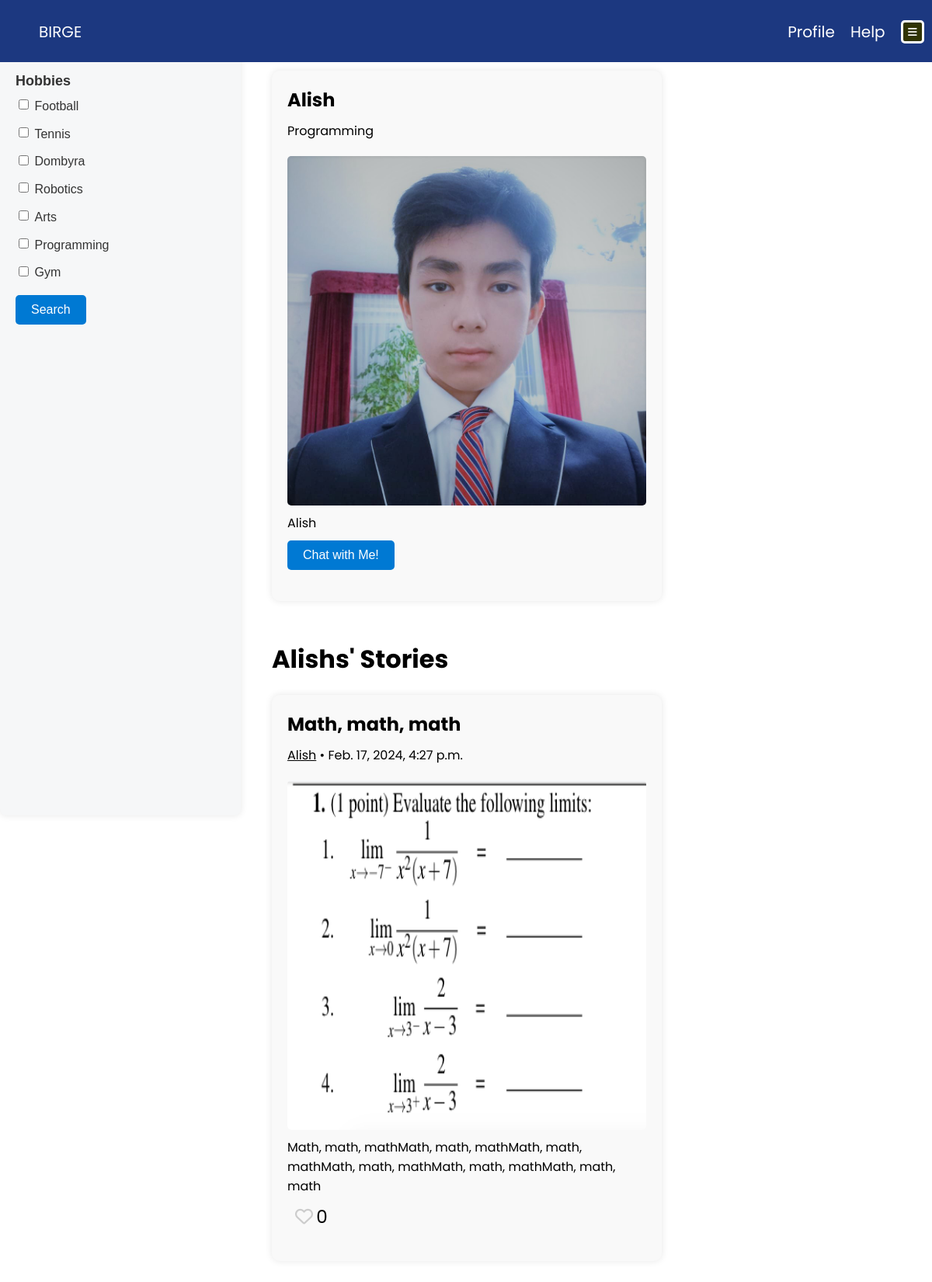
Screenshot of /communities/10/ with the database file from the repository.
### main/models.py (models this page shows, shortened)
class Hobby(models.Model):
    name = models.CharField('name of hobby', max_length=200)
    def __str__(self):
        return self.name

class UserProfile(models.Model):
    user = models.OneToOneField(User, on_delete=models.CASCADE)
    bio = models.TextField(blank=True)
    photo = models.ImageField(upload_to='avatars/', default=None)
    hobby = models.ForeignKey(Hobby, on_delete=models.CASCADE, default=1)

class Stories(models.Model):
    title = models.CharField('title of stories', max_length=200)
    content = models.TextField('text of stories')
    date = models.DateTimeField(auto_now_add=True)
    user = models.ForeignKey(User, on_delete=models.CASCADE)
    hobby = models.ForeignKey(Hobby, on_delete=models.CASCADE)
    likes = models.IntegerField('likes of stories')
    photo = models.ImageField(upload_to='images_stories/', default=None)

### main/views.py (the view)
# urls.py: path('communities/<int:community_id>/', views.community_detail, name='community_detail'),
def community_detail(request, community_id):
    hobbies = Hobby.objects.all()
    community = get_object_or_404(UserProfile, id=community_id)
    stories = Stories.objects.filter(user=community.user)
    selected_hobbies_names = request.GET.getlist('Hobby')
    selected_hobbies_ids = []
    selected_hobbies = []
    if selected_hobbies_names:
        for hobby_name in selected_hobbies_names:
            selected_hobby = get_object_or_404(Hobby, name=hobby_name)
            selected_hobbies_ids.append(selected_hobby.id)
            selected_hobbies.append(selected_hobby)
        communities = UserProfile.objects.filter(hobby__in=selected_hobbies_ids)
        comment = Comment.objects.all()
    else:
        communities = UserProfile.objects.filter(id=community_id)
        comment = Comment.objects.all()
    context = {
        'community': community,
        'communities':communities,
        'hobbies': hobbies,
        'selected_hobbies': selected_hobbies,
        'stories': stories,
        'comment':comment,
        'community_id': community_id  # Pass the community_id
    }
    return render(request, 'main/community_detail.html', context)

### main/templates/main/community_detail.html (shortened to what this page needs)
{% extends 'main/layout.html' %}
{% load static %}
{% block style %}
	<link rel="stylesheet" href="{% static 'css/job-d.css' %}">
{% endblock %}
{% block content %}
		<div class="filters">
			<h1>Filters</h1>
			<form action="{% url 'community_detail' community.id %}" method="GET">
				<div class="filter-group">
					<p class="filter-heading"><b>Hobbies</b></p>
					{% for hobby in hobbies %}
					<div class="filter-option">
						<input type="checkbox" id="{{ hobby.name }}" name="Hobby" value="{{ hobby.name }}">
						<label for="{{ hobby.name }}">
							{{ hobby.name }}
						</label>
					</div>
					{% endfor %}
				</div>
				<input class="search-button" type="submit" value="Search">
			</form>
		</div>
		<div class="lenta">
			<h1>{ community.user.username }</h1>
			<div class="articles-container">
				<a href="" style="text-decoration: none; color: #000;">
				<div class="article1">
					<div class="article1-content">
						<div class="article-info">
							<h2 class="article-title">{{ community.user.username }}</a></h2>
							<div class="author">{{ community.hobby }}</div>
							<div class="article-image">
								<img src="{{ community.photo.url }}" alt="{{ story.title }}" class="article-img">
							</div>
							<p class="article-description">{{ community.bio }}</p>
							<a href="/chat"><button class="search-button">Chat with Me!</button></a>
						</div>
					</div>
				</div>
		<div class="lenta">
			<h1>{{ community.user.username }}s' Stories</h1>
			<div class="articles-container">
				{% for story in stories %}
				<a href="{% url 'story_detail' story.id %}" style="text-decoration: none; color: #000;">
				<div class="article">
					<div class="article-content">
						<div class="article-info">
							<h2 class="article-title">{{ story.title }}</a></h2>
							<div class="author"><a href="{% url 'community_detail' community.id %}" style="text-decoration: underline; color: #000;">{{ story.user }}</a> • {{ story.date}}</div>
							<div class="article-image">
								<img src="{{ story.photo.url }}" alt="{{ story.title }}" class="article-img">
							</div>
							<p class="article-description">{{ story.content }}</p>
							<a href="{% url 'community_detail' community.id %}?like_story={{ story.title }}" class="like-button"><i class="fa fa-heart-o" aria-hidden="true" id="like-icon" style="font-size: 23px;"></i></a> <span class="likes-count" style="font-size: 23px;">{{ story.likes }} </span>
						</div>
					</div>
				{% endfor %}
{% endblock %}

### main/static/css/lay-d.css (style rules this page uses)
body { margin: 0px; }

### main/static/css/job-d.css (style rules this page uses)
body { padding: 0; margin: 0; overflow-x: hidden; }
.filters { background: #fffcf4; width: 270px; padding-left: 50px; font-family: 'Poppins', sans-serif; float: left; position: fixed; }
.lenta { margin-left: 350px; float: left; font-family: 'Poppins', sans-serif; width: 70%; }
img { float: left; margin-top: 20px; }

### main/templates/main/layout.html (style rules this page uses)
body { font-family: Arial, sans-serif; }

### main/templates/main/community_detail.html (style rules this page uses)
.article { margin-bottom: 30px; padding: 20px; background-color: #f9f9f9; border-radius: 10px; box-shadow: 0 0 10px rgba(0, 0, 0, 0.1); width: 55%; }
.article1 { margin-bottom: 30px; padding: 20px; background-color: #f9f9f9; border-radius: 10px; box-shadow: 0 0 10px rgba(0, 0, 0, 0.1); width: 55%; }
.article-content { margin-bottom: 20px; cursor: pointer; }
.article1-content { margin-bottom: 20px; cursor: pointer; }
.article-info { margin-bottom: 15px; }
.author { font-size: 16px; }
.article-title { margin-top: 0; margin-bottom: 10px; }
.article-description { margin-bottom: 10px; }
.article-image { margin-bottom: 10px; }
.article-img { width: 100%; height: 450px; object-fit: fill; border-radius: 5px; margin-bottom: 10px; }
.filters { background-color: #f6f7f8; padding: 20px; border-radius: 8px; box-shadow: 0px 0px 10px 0px rgba(0,0,0,0.1); font-family: Arial, sans-serif; padding-top: 30px; height: 1000px; }
.filters h1 { font-size: 24px; color: #0079d3; margin-bottom: 20px; }
.filter-group { margin-bottom: 20px; }
.filter-heading { font-weight: bold; font-size: 18px; color: #333; margin-bottom: 10px; }
.filter-option { margin-bottom: 15px; }
.filter-option label { display: inline-block; vertical-align: middle; color: #333; cursor: pointer; position: relative; }
.filter-option input { cursor: pointer; }
.search-button { background-color: #0079d3; color: white; padding: 10px 20px; border: none; border-radius: 5px; cursor: pointer; font-size: 16px; transition: background-color 0.3s ease; }
#like-icon { margin-left: 10px; color: #ccc; cursor: pointer; }

### rows the page displays
Hobby: name "Football"
Hobby: name "Tennis"
Hobby: name "Dombyra"
Hobby: name "Robotics"
Hobby: name "Arts"
Hobby: name "Programming"
Hobby: name "Gym"
UserProfile: user.username "Alish", hobby "Programming", photo (picture), bio "Alish"
Stories: title "Math, math, math", user "Alish", date "Feb. 17, 2024, 4:27 p.m.", photo (picture), content "Math, math, mathMath, math, mathMath, math, mathMath, math, mathMath, math, mathMath, math, math", likes "0"
